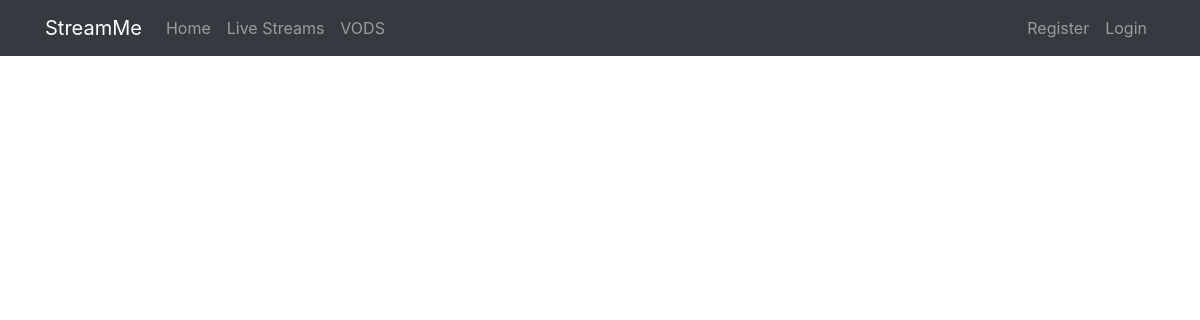
Before: /vods/ with the older database file.
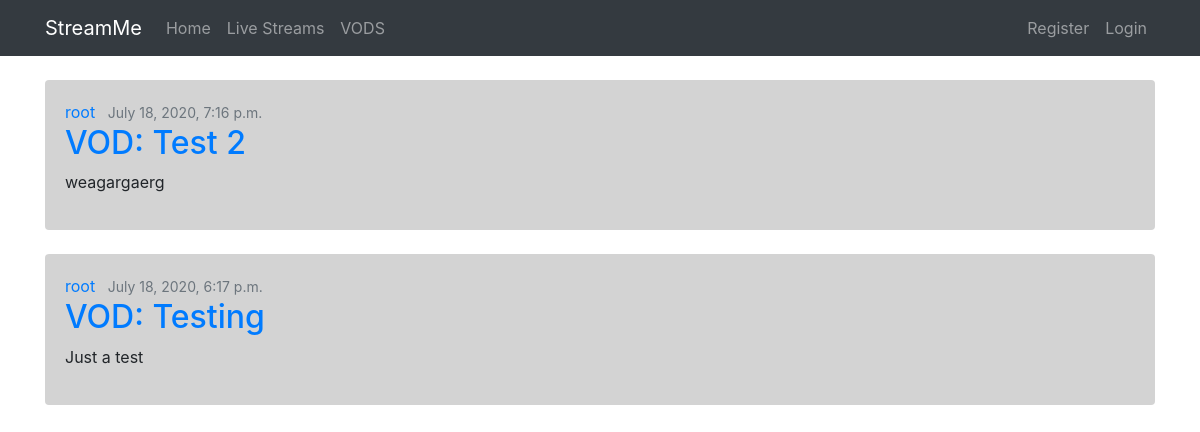
After: the same page with the newer database file.
### app/models.py (models this page shows, shortened)
class Vod(models.Model):
    user = models.ForeignKey(User, on_delete=models.CASCADE)
    title = models.CharField(max_length=50)
    description = models.TextField()
    date_posted = models.DateTimeField(default=timezone.now)
    vod = models.FileField(upload_to='vods')

### app/views.py (the view)
# urls.py: path('vods/', VodListView.as_view(), name='app-vods'),
class VodListView(ListView):
    model = Vod
    template_name = 'app/vods.html'
    context_object_name = 'vods'
    ordering = ['-date_posted']

### app/templates/app/vods.html (shortened to what this page needs)
{% extends "app/base.html" %}
{% load crispy_forms_tags %}
{% block content %}
    {% for vod in vods %}
        <div style="background-color: #D3D3D3; padding: 20px;" class="rounded mb-4">
            <div>
                <div class="article-metadata">
                    <a class="mr-2" href="#">{{ vod.user }}</a>
                    <small class="text-muted">{{ vod.date_posted }}</small>
                </div>
                <h2><a class="article-title" href="{% url 'app-vod-detail' vod.id %}">VOD: {{ vod.title }}</a></h2>
                <p class="article-content">{{ vod.description  }}</p>
            </div>
        </div>
    {% endfor%}
{% endblock content %}

### app/templates/app/base.html (shortened to what this page needs)
{% load bootstrap4 %}
<!DOCTYPE html>
<html lang="en">
<head>
    {% bootstrap_css %}
</head>
<body>
    <nav class="navbar navbar-expand-lg navbar-dark bg-dark static-top mb-4">
        <div class="container">
            <a class="navbar-brand" href="#">StreamMe</a>
            <ul class="navbar-nav ml-auto">
                <li class="nav-item">
                    <a class="nav-link" href="{% url 'app-home'%}">Home
                    </a>
                </li>
                <li class="nav-item">
                    <a class="nav-link" href="{% url 'app-streams' %}">Live Streams</a>
                </li>
                <li class="nav-item">
                    <a class="nav-link" href="{% url 'app-vods' %}">VODS</a>
                </li>
            </ul>
            <div class="collapse navbar-collapse" id="navbarResponsive">
                <ul class="navbar-nav ml-auto">
                    {% if user.is_authenticated %}
                    <li class="nav-item">
                        <a class="nav-link" href="{% url 'app-profile' %}">Profile</a>
                    </li>
                    <li class="nav-item">
                        <a class="nav-link" href="{% url 'app-vod-create' %}">Upload VOD </a>
                    </li>
                    <li class="nav-item">
                        <a class="nav-link" href="{% url 'app-logout' %}">Logout</a>
                    </li>
                    {% else %}
                    <li class="nav-item">
                        <a class="nav-link" href="{% url 'app-signup' %}">Register</a>
                    </li>
                    <li class="nav-item">
                        <a class="nav-link" href="{% url 'app-login' %}">Login</a>
                    </li>
                    {% endif %}
                </ul>
            </div>
        </div>
    </nav>
    <div class="container">
        <div class="row">
            <div class="col-lg-12">
                {% block content %}{% endblock %}
            </div>
        </div>
    </div>
</body>
</html>

Changed rows visible on the page:
added Vod: user "root", date_posted "July 18, 2020, 7:16 p.m.", title "Test 2", description "weagargaerg"
added Vod: user "root", date_posted "July 18, 2020, 6:17 p.m.", title "Testing", description "Just a test"
